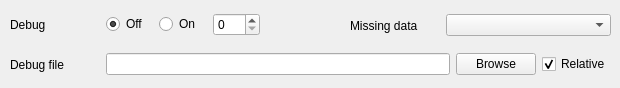
     <widget class="QWidget" name="debugTabForm">
      <attribute name="title">
       <string>Debug</string>
      </attribute>
      <attribute name="toolTip">
       <string>&lt;html&gt;&lt;head/&gt;&lt;body&gt;&lt;p&gt;Debug parameters (on/off, level, error file)&lt;/p&gt;&lt;/body&gt;&lt;/html&gt;</string>
      </attribute>
      <widget class="QWidget" name="layoutWidget20">
       <property name="geometry">
        <rect>
         <x>10</x>
         <y>10</y>
         <width>250</width>
         <height>29</height>
        </rect>
       </property>
       <layout class="QHBoxLayout" name="horizontalLayout_28">
        <item>
         <widget class="QLabel" name="mf_map_debug_label">
          <property name="sizePolicy">
           <sizepolicy hsizetype="Preferred" vsizetype="Preferred">
            <horstretch>0</horstretch>
            <verstretch>0</verstretch>
           </sizepolicy>
          </property>
          <property name="minimumSize">
           <size>
            <width>90</width>
            <height>0</height>
           </size>
          </property>
          <property name="maximumSize">
           <size>
            <width>90</width>
            <height>16777215</height>
           </size>
          </property>
          <property name="text">
           <string>Debug</string>
          </property>
         </widget>
        </item>
        <item>
         <widget class="QRadioButton" name="mf_map_debug_off">
          <property name="text">
           <string>Off</string>
          </property>
          <property name="checked">
           <bool>true</bool>
          </property>
         </widget>
        </item>
        <item>
         <widget class="QRadioButton" name="mf_map_debug_on">
          <property name="text">
           <string>On</string>
          </property>
         </widget>
        </item>
        <item>
         <widget class="QSpinBox" name="mf_map_debug">
          <property name="maximum">
           <number>5</number>
          </property>
         </widget>
        </item>
       </layout>
      </widget>
      <widget class="QWidget" name="layoutWidget21">
       <property name="geometry">
        <rect>
         <x>10</x>
         <y>50</y>
         <width>601</width>
         <height>29</height>
        </rect>
       </property>
       <layout class="QHBoxLayout" name="horizontalLayout_29">
        <item>
         <widget class="QLabel" name="label_3">
          <property name="minimumSize">
           <size>
            <width>90</width>
            <height>0</height>
           </size>
          </property>
          <property name="maximumSize">
           <size>
            <width>90</width>
            <height>16777215</height>
           </size>
          </property>
          <property name="text">
           <string>Debug file</string>
          </property>
         </widget>
        </item>
        <item>
         <widget class="QLineEdit" name="mf_map_config_errorFile"/>
        </item>
        <item>
         <widget class="QPushButton" name="mf_map_config_errorFile_browse">
          <property name="text">
           <string>Browse</string>
          </property>
         </widget>
        </item>
        <item>
         <widget class="QCheckBox" name="mf_map_config_errorFile_relative">
          <property name="text">
           <string>Relative</string>
          </property>
          <property name="checked">
           <bool>true</bool>
          </property>
         </widget>
        </item>
       </layout>
      </widget>
      <widget class="QWidget" name="layoutWidget">
       <property name="geometry">
        <rect>
         <x>350</x>
         <y>10</y>
         <width>261</width>
         <height>31</height>
        </rect>
       </property>
       <layout class="QHBoxLayout" name="horizontalLayout_18">
        <item>
         <widget class="QLabel" name="mf_map_config_missingdata_label">
          <property name="minimumSize">
           <size>
            <width>90</width>
            <height>0</height>
           </size>
          </property>
          <property name="maximumSize">
           <size>
            <width>90</width>
            <height>16777215</height>
           </size>
          </property>
          <property name="text">
           <string>Missing data</string>
          </property>
         </widget>
        </item>
        <item>
         <widget class="QComboBox" name="mf_map_config_missingdata"/>
        </item>
       </layout>
      </widget>
     </widget>
